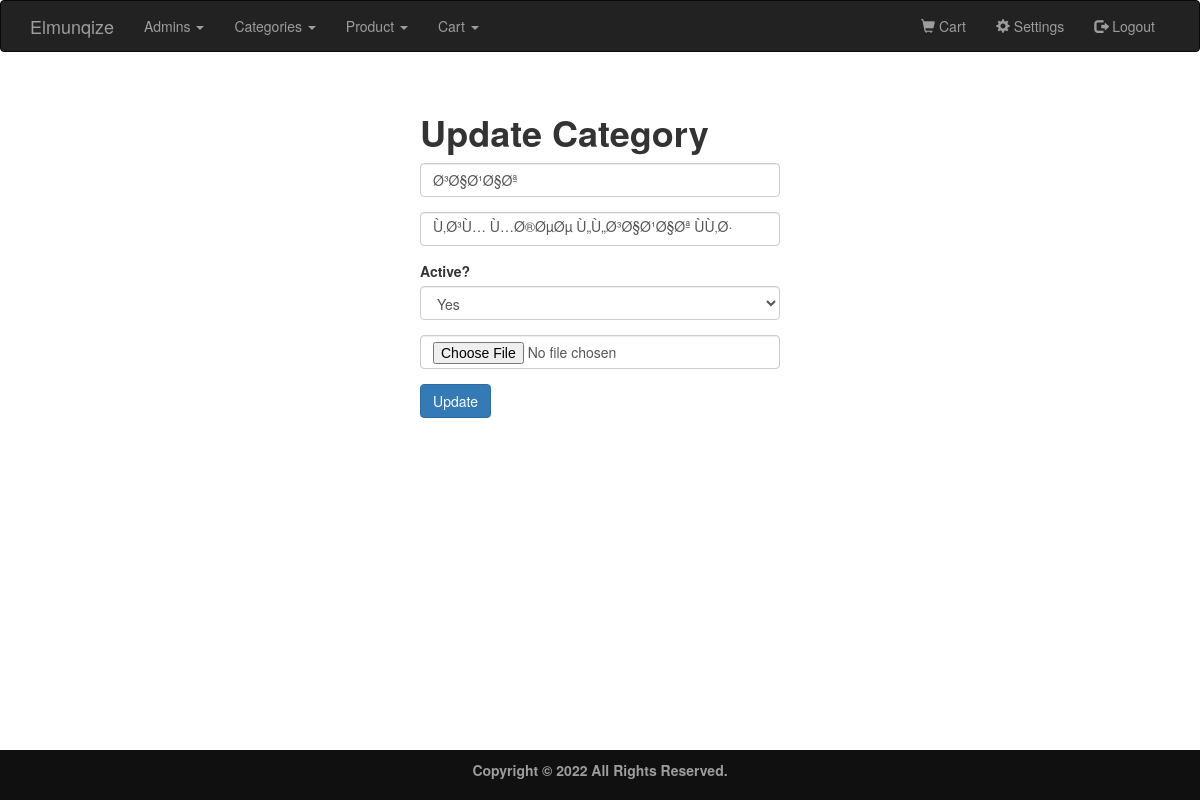
The app's page /Admin/Category/edit.php?id=13 (signed in) with its own data.
### tables this page shows
CREATE TABLE `category` (
  `id` int(11) NOT NULL,
  `name` varchar(50) NOT NULL,
  `active` varchar(3) NOT NULL,
  `description` text NOT NULL,
  `pic` varchar(255) NOT NULL
);

### Admin/Category/edit.php (the view, shortened to what this page needs)
<?php
require_once '../../Config\config.php';
require '../inc/header.php';
if (isset($_GET['id'])) {
    $id = $_GET['id'];
    $sql = mysqli_query($con, "SELECT * FROM category WHERE id='$id'");
    if (mysqli_num_rows($sql) == 1) {
        $row = mysqli_fetch_array($sql);
        $name = $row['name'];
        $description = $row['description'];
        $active = $row['active'];
    }
}
?>
<!DOCTYPE html>
<html>
<body>
    <div>
        <br><br>
        <div class="container">
            <div class="row">
                <div class="col-xs-4 col-xs-offset-4">
                    <h1><b>Update Category</b></h1>
                    <form method="post" action="edit.php?id=<?php echo  $id ?>" enctype="multipart/form-data">
                        <div class="form-group">
                            <input type="text" class="form-control" name="name" placeholder="Name" required="true" value="<?php echo $name; ?>">
                        </div>
                        <div class="form-group">
                            <input type="text" class="form-control" name="description" placeholder="description" required="true" value="<?php echo $description; ?>">
                        </div>
                        <label for="active">Active?</label>
                        <div class="form-group">
                            <select class="form-control" name="active">
                                <option value="yes" <?= $active == 'yes' ? 'selected' : ''; ?>>Yes</option>
                            </select>
                        </div>
                        <div class="form-group">
                            <input type="file" class="form-control" name="file" id="file"">
                        </div>
                        <div class=" form-group">
                            <input type="submit" class="btn btn-primary" value="Update" name="Update">
                        </div>
                    </form>
                </div>
            </div>
        </div>
        <br><br><br><br><br><br>
        <?php include '../inc/footer.php'; ?>
</body>
</html>

### Assets/css/style.css (style rules this page uses)
html { min-height:100%; position:relative; }

### records on screen
category: name "Ø³Ø§Ø¹Ø§Øª", description "Ù‚Ø³Ù… Ù…Ø®ØµØµ Ù„Ù„Ø³Ø§Ø¹Ø§Øª ÙÙ‚Ø·", active "Yes"
